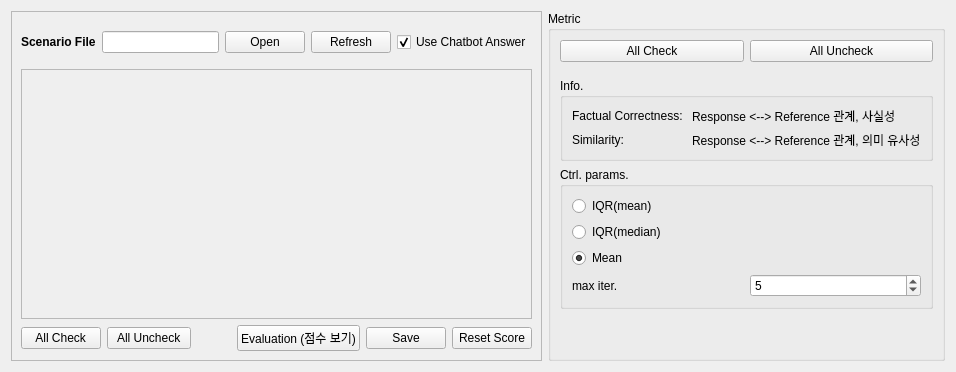
         <widget class="QWidget" name="tab_2">
          <attribute name="title">
           <string>Rag Evaluation</string>
          </attribute>
          <layout class="QGridLayout" name="gridLayout">
           <item row="0" column="1">
            <widget class="QGroupBox" name="groupBox">
             <property name="title">
              <string>Metric</string>
             </property>
             <layout class="QVBoxLayout" name="verticalLayout_4">
              <item>
               <layout class="QVBoxLayout" name="verticalLayout_5">
                <item>
                 <layout class="QHBoxLayout" name="horizontalLayout_3">
                  <item>
                   <widget class="QPushButton" name="all_check_model">
                    <property name="text">
                     <string>All Check</string>
                    </property>
                   </widget>
                  </item>
                  <item>
                   <widget class="QPushButton" name="all_uncheck_model">
                    <property name="text">
                     <string>All Uncheck</string>
                    </property>
                   </widget>
                  </item>
                 </layout>
                </item>
               </layout>
              </item>
              <item>
               <spacer name="verticalSpacer_5">
                <property name="orientation">
                 <enum>Qt::Vertical</enum>
                </property>
                <property name="sizeType">
                 <enum>QSizePolicy::Fixed</enum>
                </property>
                <property name="sizeHint" stdset="0">
                 <size>
                  <width>20</width>
                  <height>10</height>
                 </size>
                </property>
               </spacer>
              </item>
              <item>
               <widget class="QGroupBox" name="groupBox_5">
                <property name="title">
                 <string>Info.</string>
                </property>
                <layout class="QVBoxLayout" name="verticalLayout_9">
                 <item>
                  <layout class="QGridLayout" name="gridLayout_7">
                   <item row="0" column="0">
                    <widget class="QLabel" name="label_13">
                     <property name="text">
                      <string>Factual Correctness: </string>
                     </property>
                    </widget>
                   </item>
                   <item row="0" column="1">
                    <widget class="QLabel" name="label_14">
                     <property name="text">
                      <string>Response &lt;--&gt; Reference 관계, 사실성</string>
                     </property>
                    </widget>
                   </item>
                   <item row="1" column="0">
                    <widget class="QLabel" name="label_15">
                     <property name="text">
                      <string>Similarity:</string>
                     </property>
                    </widget>
                   </item>
                   <item row="1" column="1">
                    <widget class="QLabel" name="label_16">
                     <property name="text">
                      <string>Response &lt;--&gt; Reference 관계, 의미 유사성</string>
                     </property>
                    </widget>
                   </item>
                  </layout>
                 </item>
                </layout>
               </widget>
              </item>
              <item>
               <widget class="QGroupBox" name="groupBox_2">
                <property name="title">
                 <string>Ctrl. params.</string>
                </property>
                <layout class="QVBoxLayout" name="verticalLayout_2">
                 <item>
                  <layout class="QVBoxLayout" name="verticalLayout_7">
                   <item>
                    <widget class="QRadioButton" name="iqr_mean_radioButton">
                     <property name="enabled">
                      <bool>true</bool>
                     </property>
                     <property name="text">
                      <string>IQR(mean)</string>
                     </property>
                     <property name="checked">
                      <bool>false</bool>
                     </property>
                    </widget>
                   </item>
                   <item>
                    <widget class="QRadioButton" name="iqr_median_radioButton">
                     <property name="text">
                      <string>IQR(median)</string>
                     </property>
                     <property name="checked">
                      <bool>false</bool>
                     </property>
                    </widget>
                   </item>
                   <item>
                    <widget class="QRadioButton" name="mean_radioButton">
                     <property name="text">
                      <string>Mean</string>
                     </property>
                     <property name="checked">
                      <bool>true</bool>
                     </property>
                    </widget>
                   </item>
                  </layout>
                 </item>
                 <item>
                  <layout class="QHBoxLayout" name="horizontalLayout_2">
                   <item>
                    <widget class="QLabel" name="label_4">
                     <property name="text">
                      <string>max iter.</string>
                     </property>
                    </widget>
                   </item>
                   <item>
                    <widget class="QSpinBox" name="max_iter_spinBox">
                     <property name="minimum">
                      <number>1</number>
                     </property>
                     <property name="value">
                      <number>5</number>
                     </property>
                    </widget>
                   </item>
                  </layout>
                 </item>
                </layout>
               </widget>
              </item>
              <item>
               <spacer name="verticalSpacer_4">
                <property name="orientation">
                 <enum>Qt::Vertical</enum>
                </property>
                <property name="sizeHint" stdset="0">
                 <size>
                  <width>20</width>
                  <height>40</height>
                 </size>
                </property>
               </spacer>
              </item>
             </layout>
            </widget>
           </item>
           <item row="0" column="0">
            <widget class="QFrame" name="frame_2">
             <property name="sizePolicy">
              <sizepolicy hsizetype="Expanding" vsizetype="Preferred">
               <horstretch>0</horstretch>
               <verstretch>0</verstretch>
              </sizepolicy>
             </property>
             <property name="frameShape">
              <enum>QFrame::StyledPanel</enum>
             </property>
             <property name="frameShadow">
              <enum>QFrame::Raised</enum>
             </property>
             <layout class="QGridLayout" name="gridLayout_2">
              <item row="3" column="0">
               <widget class="QScrollArea" name="scrollArea">
                <property name="widgetResizable">
                 <bool>true</bool>
                </property>
                <widget class="QWidget" name="scrollAreaWidgetContents">
                 <property name="geometry">
                  <rect>
                   <x>0</x>
                   <y>0</y>
                   <width>704</width>
                   <height>365</height>
                  </rect>
                 </property>
                 <layout class="QVBoxLayout" name="verticalLayout_11">
                  <item>
                   <layout class="QFormLayout" name="formLayout"/>
                  </item>
                 </layout>
                </widget>
               </widget>
              </item>
              <item row="4" column="0">
               <layout class="QHBoxLayout" name="horizontalLayout_6">
                <item>
                 <widget class="QPushButton" name="all_check_scenario">
                  <property name="text">
                   <string>  All Check  </string>
                  </property>
                 </widget>
                </item>
                <item>
                 <widget class="QPushButton" name="all_uncheck_scenario">
                  <property name="text">
                   <string>  All Uncheck  </string>
                  </property>
                 </widget>
                </item>
                <item>
                 <spacer name="horizontalSpacer">
                  <property name="orientation">
                   <enum>Qt::Horizontal</enum>
                  </property>
                  <property name="sizeHint" stdset="0">
                   <size>
                    <width>40</width>
                    <height>20</height>
                   </size>
                  </property>
                 </spacer>
                </item>
                <item>
                 <widget class="QPushButton" name="analyze_pushButton">
                  <property name="text">
                   <string>Evaluation (점수 보기)</string>
                  </property>
                 </widget>
                </item>
                <item>
                 <widget class="QPushButton" name="save_pushButton">
                  <property name="text">
                   <string>Save</string>
                  </property>
                 </widget>
                </item>
                <item>
                 <widget class="QPushButton" name="reset_score_pushButton">
                  <property name="text">
                   <string>Reset Score</string>
                  </property>
                 </widget>
                </item>
               </layout>
              </item>
              <item row="1" column="0">
               <layout class="QGridLayout" name="gridLayout_3">
                <item row="0" column="0">
                 <layout class="QGridLayout" name="gridLayout_4">
                  <item row="0" column="3">
                   <widget class="QPushButton" name="refresh_pushButton">
                    <property name="text">
                     <string>Refresh</string>
                    </property>
                   </widget>
                  </item>
                  <item row="0" column="2">
                   <widget class="QPushButton" name="open_pushButton">
                    <property name="text">
                     <string>Open</string>
                    </property>
                   </widget>
                  </item>
                  <item row="0" column="1">
                   <widget class="QLineEdit" name="scenario_path_lineedit"/>
                  </item>
                  <item row="0" column="0">
                   <widget class="QLabel" name="label">
                    <property name="font">
                     <font>
                      <weight>75</weight>
                      <bold>true</bold>
                     </font>
                    </property>
                    <property name="text">
                     <string>Scenario File</string>
                    </property>
                   </widget>
                  </item>
                  <item row="0" column="4">
                   <widget class="QCheckBox" name="usechatbotcheckBox">
                    <property name="text">
                     <string>Use Chatbot Answer</string>
                    </property>
                    <property name="checked">
                     <bool>true</bool>
                    </property>
                   </widget>
                  </item>
                 </layout>
                </item>
               </layout>
              </item>
              <item row="0" column="0">
               <spacer name="verticalSpacer_11">
                <property name="orientation">
                 <enum>Qt::Vertical</enum>
                </property>
                <property name="sizeType">
                 <enum>QSizePolicy::Fixed</enum>
                </property>
                <property name="sizeHint" stdset="0">
                 <size>
                  <width>20</width>
                  <height>10</height>
                 </size>
                </property>
               </spacer>
              </item>
              <item row="2" column="0">
               <spacer name="verticalSpacer_12">
                <property name="orientation">
                 <enum>Qt::Vertical</enum>
                </property>
                <property name="sizeType">
                 <enum>QSizePolicy::Fixed</enum>
                </property>
                <property name="sizeHint" stdset="0">
                 <size>
                  <width>20</width>
                  <height>10</height>
                 </size>
                </property>
               </spacer>
              </item>
             </layout>
            </widget>
           </item>
          </layout>
         </widget>
